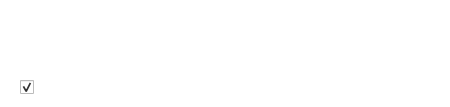
<?xml version="1.0" encoding="UTF-8"?>
<ui version="4.0">
 <class>DuplicatedNodeDialog</class>
 <widget class="QDialog" name="DuplicatedNodeDialog">
  <property name="geometry">
   <rect>
    <x>0</x>
    <y>0</y>
    <width>450</width>
    <height>107</height>
   </rect>
  </property>
  <property name="sizePolicy">
   <sizepolicy hsizetype="Fixed" vsizetype="Fixed">
    <horstretch>0</horstretch>
    <verstretch>0</verstretch>
   </sizepolicy>
  </property>
  <property name="minimumSize">
   <size>
    <width>450</width>
    <height>0</height>
   </size>
  </property>
  <property name="maximumSize">
   <size>
    <width>450</width>
    <height>16777215</height>
   </size>
  </property>
  <property name="windowTitle">
   <string notr="true"/>
  </property>
  <property name="styleSheet">
   <string notr="true">#DuplicatedNodeDialog{
background-color: white;
}

#wTitleHeader QLabel
{
    font-family: Lato;
    font-size: 13px;
    line-height: 16;
    color: #333333;
    font-weight: 400;
}

#lwNodeItems
{
    background-color: transparent;
}

#lDescription
{
    font-family: Lato;
    font-size: 16 px;
    color: #666666;
    font-weight: 600;
}

#lActionDescription
{
    font-family: Lato;
    font-size: 16 px;
    color: #333333;
    font-weight: 600;
}

#cbApplyToAll
{
    font-family: Lato;
    font-size: 13px;
    line-height: 16px;
    font-weight: 400;
    color: #3D3D3D;
}</string>
  </property>
  <layout class="QVBoxLayout" name="verticalLayout">
   <property name="spacing">
    <number>0</number>
   </property>
   <property name="leftMargin">
    <number>0</number>
   </property>
   <property name="topMargin">
    <number>0</number>
   </property>
   <property name="rightMargin">
    <number>0</number>
   </property>
   <property name="bottomMargin">
    <number>0</number>
   </property>
   <item>
    <widget class="QWidget" name="wTitleHeader" native="true">
     <layout class="QHBoxLayout" name="horizontalLayout">
      <property name="spacing">
       <number>12</number>
      </property>
      <property name="leftMargin">
       <number>20</number>
      </property>
      <property name="topMargin">
       <number>20</number>
      </property>
      <property name="rightMargin">
       <number>12</number>
      </property>
      <property name="bottomMargin">
       <number>24</number>
      </property>
      <item>
       <widget class="QLabel" name="lIcon">
        <property name="minimumSize">
         <size>
          <width>24</width>
          <height>24</height>
         </size>
        </property>
        <property name="maximumSize">
         <size>
          <width>24</width>
          <height>24</height>
         </size>
        </property>
        <property name="text">
         <string notr="true"/>
        </property>
       </widget>
      </item>
      <item>
       <widget class="QLabel" name="lDescription">
        <property name="sizePolicy">
         <sizepolicy hsizetype="Expanding" vsizetype="Preferred">
          <horstretch>0</horstretch>
          <verstretch>0</verstretch>
         </sizepolicy>
        </property>
        <property name="text">
         <string/>
        </property>
        <property name="textFormat">
         <enum>Qt::RichText</enum>
        </property>
       </widget>
      </item>
     </layout>
    </widget>
   </item>
   <item>
    <widget class="QWidget" name="nodeItemsContainer" native="true">
     <property name="sizePolicy">
      <sizepolicy hsizetype="Preferred" vsizetype="Expanding">
       <horstretch>0</horstretch>
       <verstretch>0</verstretch>
      </sizepolicy>
     </property>
     <layout class="QVBoxLayout" name="nodeItemsLayout">
      <property name="spacing">
       <number>11</number>
      </property>
      <property name="leftMargin">
       <number>0</number>
      </property>
      <property name="topMargin">
       <number>0</number>
      </property>
      <property name="rightMargin">
       <number>0</number>
      </property>
      <property name="bottomMargin">
       <number>0</number>
      </property>
     </layout>
    </widget>
   </item>
   <item>
    <spacer name="verticalSpacer">
     <property name="orientation">
      <enum>Qt::Vertical</enum>
     </property>
     <property name="sizeType">
      <enum>QSizePolicy::Fixed</enum>
     </property>
     <property name="sizeHint" stdset="0">
      <size>
       <width>0</width>
       <height>12</height>
      </size>
     </property>
    </spacer>
   </item>
   <item>
    <spacer name="verticalSpacer_2">
     <property name="orientation">
      <enum>Qt::Vertical</enum>
     </property>
     <property name="sizeType">
      <enum>QSizePolicy::Preferred</enum>
     </property>
     <property name="sizeHint" stdset="0">
      <size>
       <width>0</width>
       <height>0</height>
      </size>
     </property>
    </spacer>
   </item>
   <item>
    <widget class="QWidget" name="wApplyToAll" native="true">
     <layout class="QHBoxLayout" name="horizontalLayout_2">
      <property name="spacing">
       <number>0</number>
      </property>
      <property name="leftMargin">
       <number>20</number>
      </property>
      <property name="topMargin">
       <number>0</number>
      </property>
      <property name="rightMargin">
       <number>0</number>
      </property>
      <property name="bottomMargin">
       <number>12</number>
      </property>
      <item>
       <widget class="QCheckBox" name="cbApplyToAll">
        <property name="layoutDirection">
         <enum>Qt::LeftToRight</enum>
        </property>
        <property name="text">
         <string/>
        </property>
        <property name="checked">
         <bool>true</bool>
        </property>
       </widget>
      </item>
     </layout>
    </widget>
   </item>
  </layout>
 </widget>
 <resources/>
 <connections/>
</ui>
